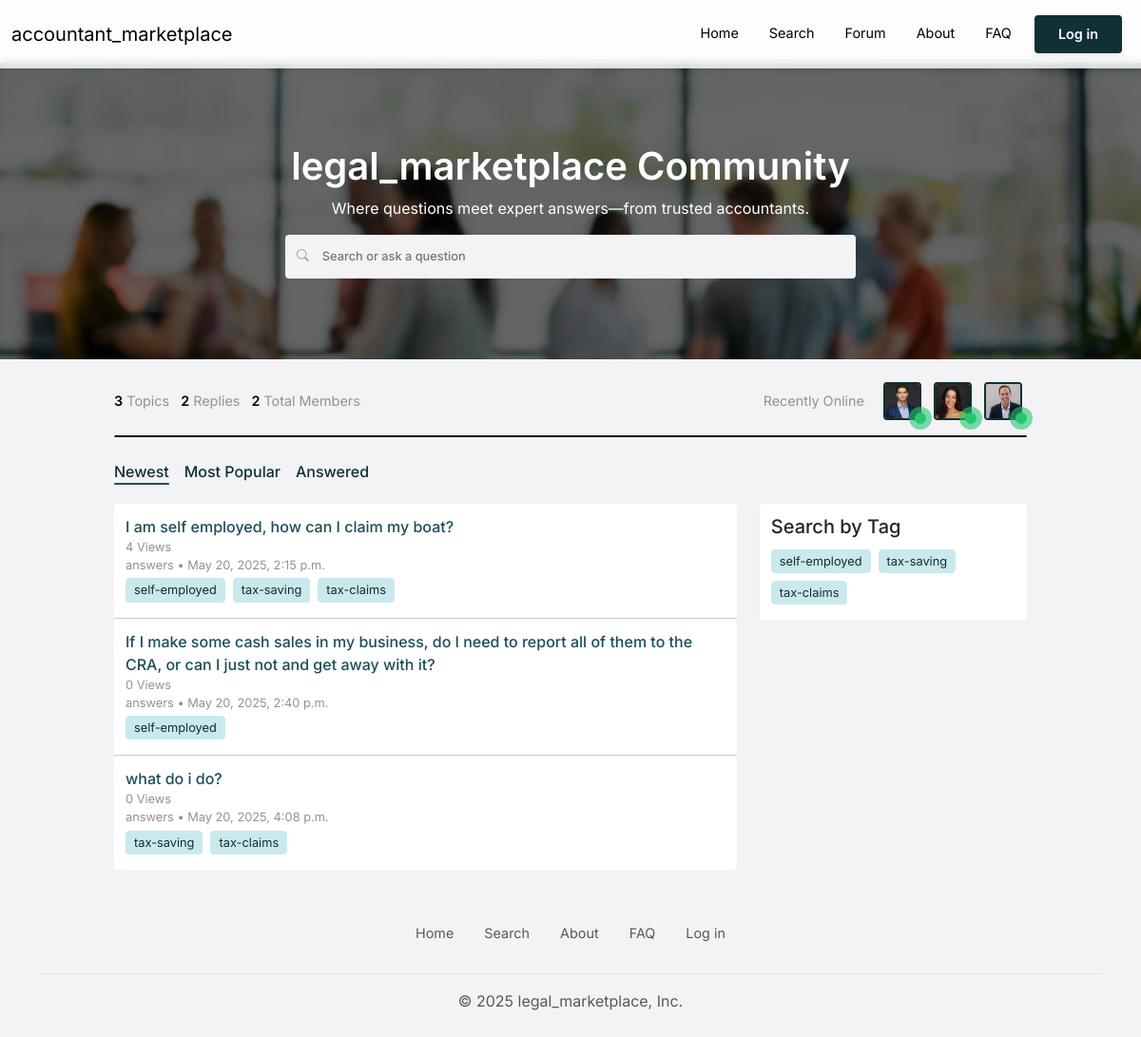
The app's page /forum/ with its own data.
### forum/models.py (models this page shows, shortened)
class ForumQuestion(models.Model):
    asker = models.ForeignKey(Client, on_delete=models.CASCADE)
    time_posted = models.DateTimeField()
    post_title = models.CharField(max_length=1000)
    post_content = models.TextField()
    post_views = models.IntegerField()
    post_tags = models.ManyToManyField('QuestionTags', related_name='tag_names')

class QuestionTags(models.Model):
    tag_name = models.CharField(max_length=255)
    def __str__(self):
        return f"{self.tag_name}"

### forum/views.py (the view)
# urls.py: path('forum/', forum.views.forum_home, name='forum_home'),
def forum_home(request):
    forum_questions = ForumQuestion.objects.all()
    forum_questions_count = forum_questions.count()
    forum_answers_count = ForumAnswer.objects.all().count()
    forum_tags = QuestionTags.objects.all()
    total_professionals_count = Professional.objects.all().count()
    context = {"forum_questions": forum_questions,
               "forum_tags": forum_tags,
               "forum_questions_count": forum_questions_count,
               "forum_answers_count": forum_answers_count,
               "total_professionals_count": total_professionals_count,}
    return render(request, "forum/forum_home.html", context)

### forum/templates/forum/forum_home.html (shortened to what this page needs)
{% load static %}
<!DOCTYPE html>
<html lang="en">
<head>
    <link href="https://cdn.jsdelivr.net/npm/bootstrap@5.3.3/dist/css/bootstrap.min.css" rel="stylesheet">
    <link rel="stylesheet" type="text/css" href="{% static '/css/shared_features.css' %}">
    <link rel="stylesheet" type="text/css" href="{% static '/css/forum_home.css' %}">
    <link rel="stylesheet" type="text/css" href="{% static '/css/forum_shared.css' %}">
</head>
{% include "navbar/navbar.html" %}
<body>
    {% include "forum/forum_header.html" %}
    <div class="main-content">
        <div class="general-info-section">
            <div class="general-info">
                <span class="general-info-amt" id="topicCount">{{forum_questions_count}}</span>
                <span>{%if forum_questions_count == 1%}Topic{%else%}Topics{%endif%}</span>
            </div>
            <div class="general-info">
                <span class="general-info-amt" id="replyCount">{{forum_answers_count}}</span>
                <span>{%if forum_answers_count == 1%}Reply{%else%}Replies{%endif%}</span>
            </div>
            <div class="general-info">
                <span class="general-info-amt" id="topicCount">{{total_professionals_count}}</span>
                <span>Total Members</span>
            </div>
            <div class="recently-online-wrapper">
                <span>Recently Online</span>
                <div class="pfps-wrapper">
                    <div class="pfp-and-online-dot">
                        <img src="{% static 'media/headshot.png' %}" alt="pfp" class="online-pfp">
                        <div class="pulsating-dot"></div>
                    </div>
                    <div class="pfp-and-online-dot">
                        <img src="{% static 'media/headshot2.png' %}" alt="pfp" class="online-pfp">
                        <div class="pulsating-dot"></div>
                    </div>
                    <div class="pfp-and-online-dot">
                        <img src="{% static 'media/headshot3.png' %}" alt="pfp" class="online-pfp">
                        <div class="pulsating-dot"></div>
                    </div>
                </div>
            </div>
        </div>
        <hr class="custom-hr">
        <div class="forum-questions-and-filter-wrapper">
            <div class="menu-selections-wrapper">
                <div class="menu-selection">
                    <span>Newest</span>
                    <div class="menu-selection-bottom selection-active"></div>
                </div>
                <div class="menu-selection">
                    <span>Most Popular</span>
                </div>
                <div class="menu-selection">
                    <span>Answered</span>
                </div>
            </div>
            <div class="forum-and-side-cards-wrapper">
                <div class="forum-questions-wrapper">
                    {% for question in forum_questions%}
                        <a href="{% url 'forum_post' question.post_title question.id %}">
                            <div class="forum-question">
                                <span class="question-title">{{question.post_title}}</span>
                                <div class="question-info">
                                    <span>{{question.post_views}} {%if question.post_views == 1%}View{%else%}Views{%endif%}</span>
                                    <div>
                                        <span id="numOfAnswers"> answers</span>
                                        •
                                        <span id="post-date">{{question.time_posted}}</span>
                                    </div>
                                </div>
                                <div class="question-tags-wrapper">
                                    {%for tag in question.post_tags.all%}
                                    <a href="#" class="tag question-tag">{{tag.tag_name}}</a>
                                    {%endfor%}
                                </div>
                            </div>
                        </a>
                        {% if not forloop.last %}
                            <hr class="question-hr">
                        {% endif %}
                    {%endfor%}
                </div>
                <div class="all-tags-wrapper">
                    <h5>Search by Tag</h5>
                    <div class="all-tags">
                        {%for tag in forum_tags%}
                        <a href="#" class="tag question-tag">{{tag}}</a>
                        {%endfor%}
                    </div>
                </div>
            </div>
        </div>
    </div>
</body>
{% include "footer/footer.html" %}
</html>

### static/css/shared_features.css (style rules this page uses)
:root { --main-color: rgba(255,255,255,1); --secondary-color: #112f35 !important; --secondary-color-10: #1c4e58; --secondary-color-20: #276d7b; --secondary-color-30: #338c9e; --secondary-color-40: #3eacc1; --secondary-color-50: #61bbcc; --secondary-color-60: #84cad8; --secondary-color-70: #a7d9e3; --secondary-color-80: #cae8ee; --secondary-color-90: #edf7f9; --hover-fade: rgba(0,0,0,0.08); --shared-border-radius: 4px; --pill-border-radius: 20px; --pill-padding: 4px 16px; --other-bg-color: #f3f3f5; --light-title-color: #929292; --section-grey-outline: rgba(0, 0, 0, 0.25); --shared-box-shadow: 0px 2px 8px rgba(0, 0, 0, 0.1); --section-one-color: rgba(238,244,254); --section-one-border-color: rgb(51,126,255); --section-two-color: rgba(255,250,238); --section-two-border-color: rgba(233,167,81); --section-three-color: rgba(253,245,254); --section-three-border-color: rgba(197,121,219); --section-four-color: rgba(241,252,246); --section-four-border-color: rgba(70,202,168); --notification-color: rgb(255, 8, 8); --secondary-color-90-red: #f9eded; --secondary-color-80-red: #eecaca; --secondary-color-30-red: #9e3333; --secondary-color-red: #351111; }
a { text-decoration: none; color: inherit; }
.custom-hr { border: 1px solid black !important; opacity: 1 !important; border-radius: var(--shared-border-radius); }
.tag { background-color: var(--secondary-color-80); color: var(--secondary-color); border: 1px solid var(--secondary-color-80); border-radius: var(--shared-border-radius); padding:2px 8px 2px 8px; font-size: 0.8rem; cursor: pointer; text-decoration: none; user-select: none; }
.menu-selections-wrapper { display: flex; color: var(--secondary-color); margin:12px 0px; gap:8px; }
.menu-selection { padding:8px 8px 8px 0px; cursor: pointer; font-weight: 500; margin-top: auto; }
.menu-selection-bottom { background-color: var(--secondary-color-10); height: 2px; border-radius: var(--shared-border-radius); width: 0%; }
.selection-active { width: 100%; }

### forum/static/css/forum_home.css (style rules this page uses)
.general-info-section { display: flex; align-items: center; font-size: 0.9rem; color: var(--light-title-color); }
.general-info { margin-right: 12px; }
.general-info-amt { font-weight: 600; color: black; }
.pfps-wrapper { display: flex; }
.pfp-and-online-dot { display: flex; align-items: flex-end; margin-left:8px; }
.pulsating-dot { width: 12px; height: 12px; background-color: #28c76f; border-radius: 50%; position: relative; margin-left: -7px; top: 4px; }
.pulsating-dot::after { content: ''; position: absolute; top: -6px; left: -6px; width: 24px; height: 24px; border-radius: 50%; background-color: #28c76f; opacity: 0.6; animation: pulse 1.5s infinite; }
.menu-selections-wrapper { gap: 8px; }
.recently-online-wrapper { margin-left: auto; display: flex; align-items: center; }
.pfps-wrapper { margin-left: 12px; }
.online-pfp { border:2px solid var(--secondary-color); height: 40px; width: 40px; border-radius: var(--shared-border-radius); }
.forum-and-side-cards-wrapper { display: flex; justify-content: space-between; }
.forum-questions-wrapper { display: flex; flex-direction: column; background-color: var(--main-color); width: 70%; border-radius: var(--shared-border-radius); }
.forum-question { padding:12px; }
.forum-question a { text-decoration: none; }
.question-title { color: var(--secondary-color-10); font-weight: 500; }
.question-info { font-size: 0.8rem; color: var(--light-title-color); }
.question-tags-wrapper { display: flex; }
.question-tag { margin: 4px 8px 4px 0px; }
.question-hr { margin: 0px !important; }
.all-tags-wrapper { width: 30%; background-color: var(--main-color); margin-left:24px; border-radius: var(--shared-border-radius); padding:12px; height: fit-content; }
.all-tags { display: flex; flex-wrap: wrap; }

### forum/static/css/forum_shared.css (style rules this page uses)
body { background-color: var(--other-bg-color); }
.main-content { margin: 24px 10% 24px 10%; }

### static/css/navbar.css (style rules this page uses)
body { font-family: "Inter"; }

### records on screen
ForumQuestion: post_title "I am self employed, how can I claim my boat?", post_views "4", shows "Views", time_posted "May 20, 2025, 2:15 p.m."
QuestionTags: tag_name "self-employed"
QuestionTags: tag_name "tax-saving"
QuestionTags: tag_name "tax-claims"
ForumQuestion: post_title "If I make some cash sales in my business, do I need to report all of them to the CRA, or can I just not and get away with it?", post_views "0", shows "Views", time_posted "May 20, 2025, 2:40 p.m."
ForumQuestion: post_title "what do i do?", post_views "0", shows "Views", time_posted "May 20, 2025, 4:08 p.m."

### other values on screen
{{ forum_questions_count }} "3"
{{ forum_answers_count }} "2"
{{ total_professionals_count }} "2"
